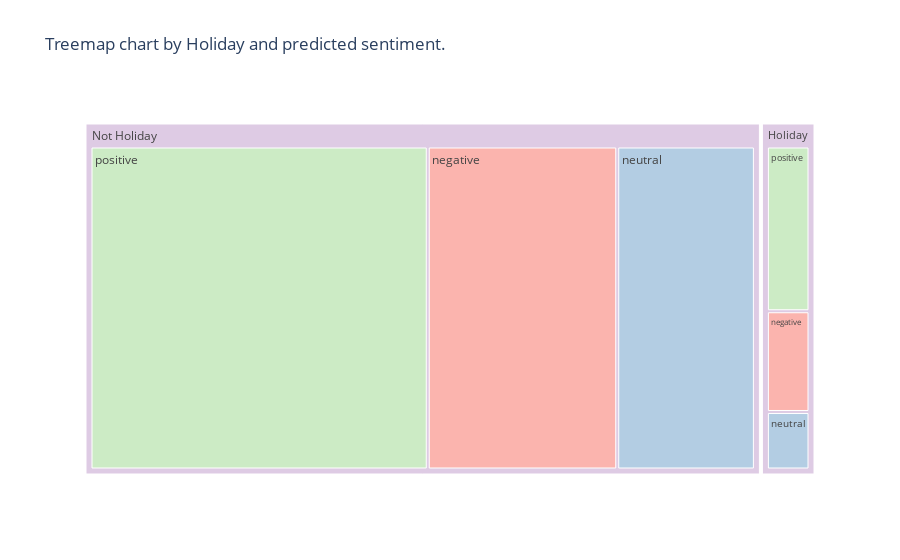

Notebook code for this chart:
### Code cell
df['is_holiday'] = df['is_holiday'].replace({False: 'Not Holiday', True: 'Holiday'})
fig = px.treemap(df, title='Treemap chart by Holiday and predicted sentiment.',
                 path=['is_holiday', 'Predicted_Sentiment'], color="Predicted_Sentiment", color_discrete_sequence=color_sequence)
fig.show()
fig.write_image("./images/treemap/treemap_sentiment_by_holiday.png")

### Figure 1 — Plotly figure (JSON) as saved in the notebook; plotly's stock layout.template omitted (floating-point values rounded to 4 significant figures)
{"data": [{"branchvalues": "total", "customdata": [["negative"], ["negative"], ["neutral"], ["neutral"], ["positive"], ["positive"], ["(?)"], ["(?)"]], "domain": {"x": [0, 1], "y": [0, 1]}, "hovertemplate": "labels=%{label}<br>count=%{value}<br>parent=%{parent}<br>id=%{id}<br>Predicted_Sentiment=%{customdata[0]}<extra></extra>", "ids": ["Holiday/negative", "Not Holiday/negative", "Holiday/neutral", "Not Holiday/neutral", "Holiday/positive", "Not Holiday/positive", "Holiday", "Not Holiday"], "labels": ["negative", "negative", "neutral", "neutral", "positive", "positive", "Holiday", "Not Holiday"], "marker": {"colors": ["rgb(251,180,174)", "rgb(251,180,174)", "rgb(179,205,227)", "rgb(179,205,227)", "rgb(204,235,197)", "rgb(204,235,197)", "rgb(222,203,228)", "rgb(222,203,228)"]}, "name": "", "parents": ["Holiday", "Not Holiday", "Holiday", "Not Holiday", "Holiday", "Not Holiday", "", ""], "type": "treemap", "values": [233, 2639, 133, 1917, 381, 4697, 747, 9253]}], "layout": {"legend": {"tracegroupgap": 0}, "title": {"text": "Treemap chart by Holiday and predicted sentiment."}, "treemapcolorway": ["rgb(251,180,174)", "rgb(179,205,227)", "rgb(204,235,197)", "rgb(222,203,228)", "rgb(254,217,166)", "rgb(255,255,204)", "rgb(229,216,189)", "rgb(253,218,236)", "rgb(242,242,242)"]}}
